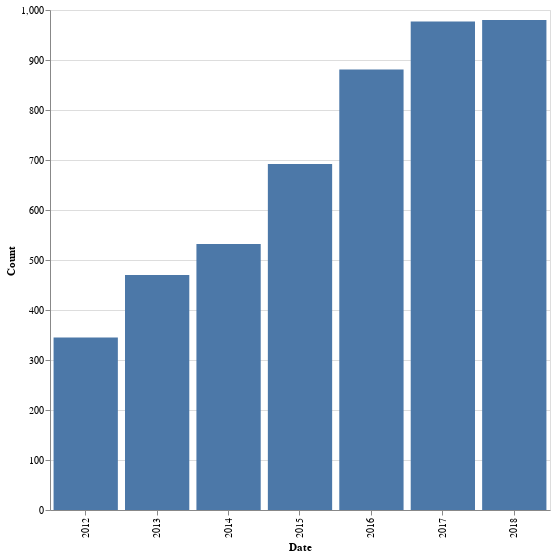

Notebook code for this chart:
### Code cell
Dataframe |>
@vlplot(
    :bar,
    x=:Date,
    y=:Count,
    width=500,
    height=500
)

### Figure 1 — Vega-Lite specification as saved in the notebook (floating-point values rounded to 4 significant figures)
{"data": {"values": [{"Count": 470, "Date": "2013"}, {"Count": 881, "Date": "2016"}, {"Count": 532, "Date": "2014"}, {"Count": 345, "Date": "2012"}, {"Count": 692, "Date": "2015"}, {"Count": 977, "Date": "2017"}, {"Count": 980, "Date": "2018"}]}, "encoding": {"x": {"field": "Date", "type": "nominal"}, "y": {"field": "Count", "type": "quantitative"}}, "height": 500, "mark": "bar", "width": 500}
